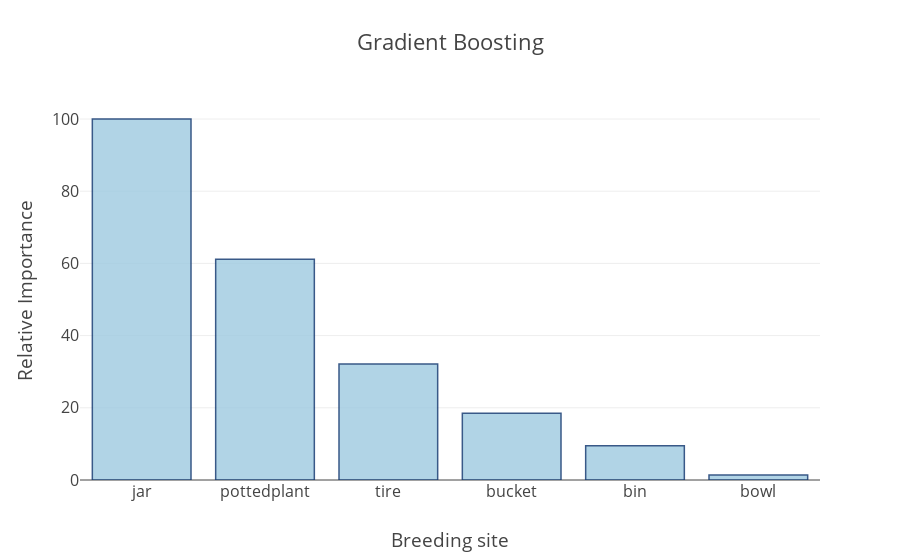

Notebook source saved alongside this figure:
### Code cell
visualizer.plot_importance(regrs[2][0], regrs[2][1], X, y, loo, features_name)

### Figure 1 — Plotly figure (JSON) as saved in the notebook; plotly's stock layout.template omitted (floating-point values rounded to 4 significant figures)
{"data": [{"marker": {"color": "rgb(158,202,225)", "line": {"color": "rgb(8,48,107)", "width": 1.5}}, "name": "Variable Importance", "opacity": 0.8, "type": "bar", "uid": "174bdc", "x": ["jar", "pottedplant", "tire", "bucket", "bin", "bowl"], "y": [100, 61.13, 32.16, 18.49, 9.485, 1.355]}], "layout": {"autosize": true, "font": {"size": 16}, "title": "Gradient Boosting", "xaxis": {"autorange": true, "range": [-0.5, 5.5], "title": "Breeding site", "type": "category"}, "yaxis": {"autorange": true, "range": [0, 105.3], "title": "Relative Importance", "type": "linear"}}}
